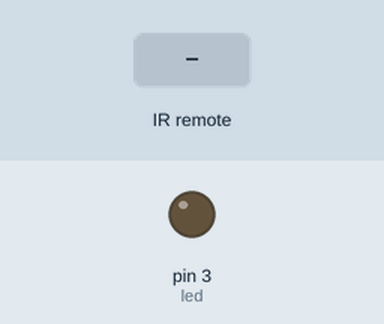
Recording of a sketch running on a simulated Arduino Uno, built with avr-gcc and run on an emulated ATmega328P. On the bench: output pins drawn as LEDs (lit = HIGH). The test bench sets the inputs (shaded band). What the sketch prints to the serial monitor is not drawn.

Above: at 1.2 s.
1.3 s: infrared code 0xFFA25D received
Timing chart, 0 to 4.3 s (numbered marks = the images above; inputs shaded):
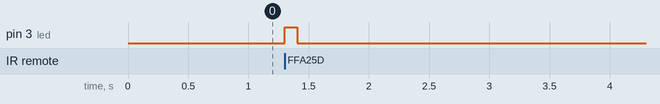

The sketch:

17_Ir_Remote.ino
```cpp
// (licence header left out)
// Sensor: IR rv 1838b

#include <IRremote.h>

int RECV_PIN = 11;
int led = 3;
int result = 0;

IRrecv irrecv(RECV_PIN);

decode_results results;

void setup()
{
  Serial.begin(9600);
  pinMode(led, OUTPUT);
  // In case the interrupt driver crashes on setup, give a clue
  // to the user what's going on.
  Serial.println("Enabling IRin");
  irrecv.enableIRIn(); // Start the receiver
  Serial.println("Enabled IRin");
}

void loop() {
  if (irrecv.decode(&results)) {
    Serial.println(results.value, HEX);
    result = 1;
    irrecv.resume(); // Receive the next value
  }
  if(result && results.value == 0xffa25d) {
     digitalWrite(led, HIGH);
  } else {
    digitalWrite(led, LOW);
  }

  delay(100);
  result = 0;
}
```

Measured:
- after the input at 1.3 s, pin 3 (led): LOW → HIGH at once, → LOW 0.10 s later
